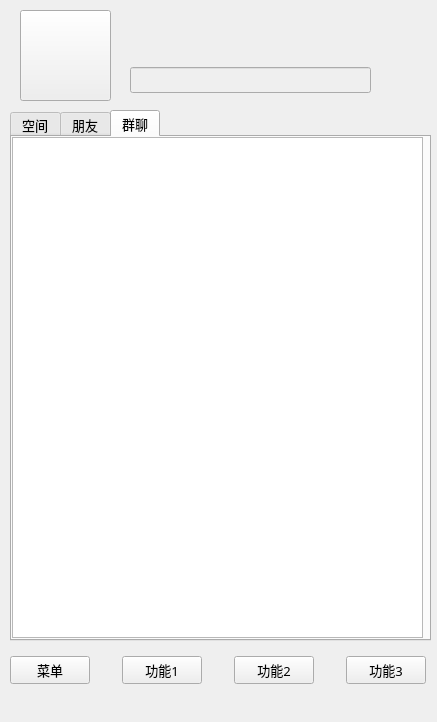
<?xml version="1.0" encoding="UTF-8"?>
<ui version="4.0">
 <class>MainWidget</class>
 <widget class="QWidget" name="MainWidget">
  <property name="geometry">
   <rect>
    <x>0</x>
    <y>0</y>
    <width>437</width>
    <height>722</height>
   </rect>
  </property>
  <property name="windowTitle">
   <string>主聊天窗口</string>
  </property>
  <widget class="QPushButton" name="pb_img">
   <property name="geometry">
    <rect>
     <x>20</x>
     <y>10</y>
     <width>91</width>
     <height>91</height>
    </rect>
   </property>
   <property name="text">
    <string/>
   </property>
   <property name="iconSize">
    <size>
     <width>91</width>
     <height>91</height>
    </size>
   </property>
  </widget>
  <widget class="QTabWidget" name="tabWidget">
   <property name="geometry">
    <rect>
     <x>10</x>
     <y>110</y>
     <width>421</width>
     <height>531</height>
    </rect>
   </property>
   <property name="font">
    <font>
     <pointsize>10</pointsize>
    </font>
   </property>
   <property name="currentIndex">
    <number>2</number>
   </property>
   <widget class="QWidget" name="tab_space">
    <property name="font">
     <font>
      <family>微软雅黑</family>
      <pointsize>10</pointsize>
     </font>
    </property>
    <attribute name="title">
     <string>空间</string>
    </attribute>
   </widget>
   <widget class="QWidget" name="tab_friend">
    <property name="font">
     <font>
      <family>微软雅黑</family>
      <pointsize>10</pointsize>
     </font>
    </property>
    <attribute name="title">
     <string>朋友</string>
    </attribute>
    <widget class="QListWidget" name="lw_friendlist">
     <property name="geometry">
      <rect>
       <x>0</x>
       <y>0</y>
       <width>411</width>
       <height>501</height>
      </rect>
     </property>
    </widget>
   </widget>
   <widget class="QWidget" name="tab_msg">
    <property name="font">
     <font>
      <family>微软雅黑</family>
      <pointsize>10</pointsize>
     </font>
    </property>
    <attribute name="title">
     <string>群聊</string>
    </attribute>
    <widget class="QListWidget" name="lw_groupList">
     <property name="geometry">
      <rect>
       <x>0</x>
       <y>0</y>
       <width>411</width>
       <height>501</height>
      </rect>
     </property>
    </widget>
   </widget>
  </widget>
  <widget class="QWidget" name="layoutWidget">
   <property name="geometry">
    <rect>
     <x>130</x>
     <y>30</y>
     <width>241</width>
     <height>63</height>
    </rect>
   </property>
   <layout class="QVBoxLayout" name="verticalLayout">
    <item>
     <widget class="QLabel" name="l_nick">
      <property name="font">
       <font>
        <family>微软雅黑</family>
        <pointsize>12</pointsize>
        <bold>true</bold>
       </font>
      </property>
      <property name="text">
       <string/>
      </property>
     </widget>
    </item>
    <item>
     <widget class="QLineEdit" name="le_feeling">
      <property name="enabled">
       <bool>false</bool>
      </property>
      <property name="font">
       <font>
        <family>微软雅黑</family>
        <pointsize>10</pointsize>
       </font>
      </property>
      <property name="text">
       <string/>
      </property>
     </widget>
    </item>
   </layout>
  </widget>
  <widget class="QWidget" name="layoutWidget">
   <property name="geometry">
    <rect>
     <x>10</x>
     <y>650</y>
     <width>416</width>
     <height>41</height>
    </rect>
   </property>
   <layout class="QHBoxLayout" name="horizontalLayout">
    <item>
     <widget class="QPushButton" name="pb_menu">
      <property name="font">
       <font>
        <family>微软雅黑</family>
        <pointsize>10</pointsize>
       </font>
      </property>
      <property name="text">
       <string>菜单</string>
      </property>
     </widget>
    </item>
    <item>
     <spacer name="horizontalSpacer">
      <property name="orientation">
       <enum>Qt::Horizontal</enum>
      </property>
      <property name="sizeHint" stdset="0">
       <size>
        <width>40</width>
        <height>20</height>
       </size>
      </property>
     </spacer>
    </item>
    <item>
     <widget class="QPushButton" name="pb_f1">
      <property name="font">
       <font>
        <family>微软雅黑</family>
        <pointsize>10</pointsize>
       </font>
      </property>
      <property name="text">
       <string>功能1</string>
      </property>
     </widget>
    </item>
    <item>
     <spacer name="horizontalSpacer_2">
      <property name="orientation">
       <enum>Qt::Horizontal</enum>
      </property>
      <property name="sizeHint" stdset="0">
       <size>
        <width>40</width>
        <height>20</height>
       </size>
      </property>
     </spacer>
    </item>
    <item>
     <widget class="QPushButton" name="pb_f2">
      <property name="font">
       <font>
        <family>微软雅黑</family>
        <pointsize>10</pointsize>
       </font>
      </property>
      <property name="text">
       <string>功能2</string>
      </property>
     </widget>
    </item>
    <item>
     <spacer name="horizontalSpacer_3">
      <property name="orientation">
       <enum>Qt::Horizontal</enum>
      </property>
      <property name="sizeHint" stdset="0">
       <size>
        <width>40</width>
        <height>20</height>
       </size>
      </property>
     </spacer>
    </item>
    <item>
     <widget class="QPushButton" name="pb_f3">
      <property name="font">
       <font>
        <family>微软雅黑</family>
        <pointsize>10</pointsize>
       </font>
      </property>
      <property name="text">
       <string>功能3</string>
      </property>
     </widget>
    </item>
   </layout>
  </widget>
 </widget>
 <resources/>
 <connections/>
</ui>
